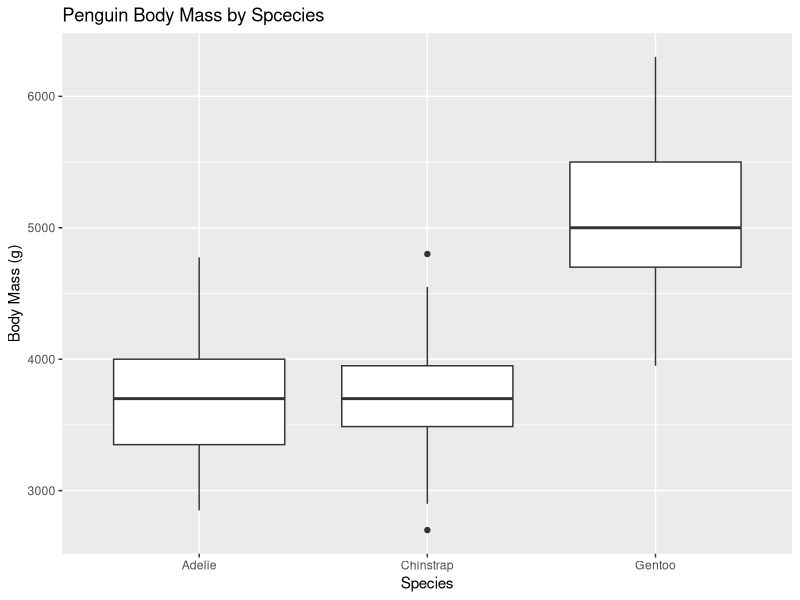

The R script that drew this image:
## ---- chunk 1

library(tidyverse)
library(palmerpenguins)
## ---- chunk 2
penguins |> 
  group_by(species) |>
  count()
## ---- chunk 3
penguins |>
  ggplot(mapping = aes(x = species, y = body_mass_g), fill = species) +
  geom_boxplot() +
  labs(
    title = "Penguin Body Mass by Spcecies", 
    x = "Species",
    y = "Body Mass (g)"
  )
